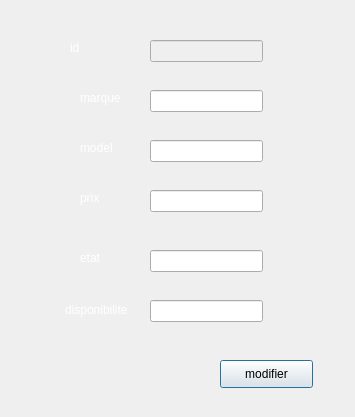
<?xml version="1.0" encoding="UTF-8"?>
<ui version="4.0">
 <class>modifier</class>
 <widget class="QDialog" name="modifier">
  <property name="geometry">
   <rect>
    <x>0</x>
    <y>0</y>
    <width>355</width>
    <height>417</height>
   </rect>
  </property>
  <property name="windowTitle">
   <string>Modifier Equipement</string>
  </property>
  <property name="windowIcon">
   <iconset>
    <normaloff>../../Desktop/New folder/favicon.ico</normaloff>../../Desktop/New folder/favicon.ico</iconset>
  </property>
  <property name="styleSheet">
   <string notr="true">border-image: url(:/images/newtab.png);</string>
  </property>
  <widget class="QLineEdit" name="prix2">
   <property name="geometry">
    <rect>
     <x>150</x>
     <y>190</y>
     <width>113</width>
     <height>22</height>
    </rect>
   </property>
   <property name="styleSheet">
    <string notr="true">border-image:rgb(255, 255, 255)</string>
   </property>
  </widget>
  <widget class="QLabel" name="label_4">
   <property name="geometry">
    <rect>
     <x>80</x>
     <y>250</y>
     <width>56</width>
     <height>16</height>
    </rect>
   </property>
   <property name="styleSheet">
    <string notr="true">border-image:rgb(255, 255, 255);
color:rgb(255, 255, 255)</string>
   </property>
   <property name="text">
    <string>etat</string>
   </property>
  </widget>
  <widget class="QPushButton" name="modifier1">
   <property name="geometry">
    <rect>
     <x>220</x>
     <y>360</y>
     <width>93</width>
     <height>28</height>
    </rect>
   </property>
   <property name="styleSheet">
    <string notr="true">border-image:url(:/images/modif.png)</string>
   </property>
   <property name="text">
    <string>modifier</string>
   </property>
  </widget>
  <widget class="QLineEdit" name="id_equipement2">
   <property name="enabled">
    <bool>false</bool>
   </property>
   <property name="geometry">
    <rect>
     <x>150</x>
     <y>40</y>
     <width>113</width>
     <height>22</height>
    </rect>
   </property>
   <property name="styleSheet">
    <string notr="true">border-image:rgb(255, 255, 255)</string>
   </property>
  </widget>
  <widget class="QLabel" name="label_6">
   <property name="geometry">
    <rect>
     <x>70</x>
     <y>40</y>
     <width>56</width>
     <height>16</height>
    </rect>
   </property>
   <property name="styleSheet">
    <string notr="true">border-image:rgb(255, 255, 255);
color:rgb(255, 255, 255)</string>
   </property>
   <property name="text">
    <string>id</string>
   </property>
  </widget>
  <widget class="QLabel" name="label">
   <property name="geometry">
    <rect>
     <x>80</x>
     <y>90</y>
     <width>56</width>
     <height>16</height>
    </rect>
   </property>
   <property name="styleSheet">
    <string notr="true">border-image:rgb(255, 255, 255);
color:rgb(255, 255, 255)</string>
   </property>
   <property name="text">
    <string>marque</string>
   </property>
  </widget>
  <widget class="QLineEdit" name="marque2">
   <property name="geometry">
    <rect>
     <x>150</x>
     <y>90</y>
     <width>113</width>
     <height>22</height>
    </rect>
   </property>
   <property name="styleSheet">
    <string notr="true">border-image:rgb(255, 255, 255)</string>
   </property>
  </widget>
  <widget class="QLabel" name="label_3">
   <property name="geometry">
    <rect>
     <x>80</x>
     <y>190</y>
     <width>56</width>
     <height>16</height>
    </rect>
   </property>
   <property name="styleSheet">
    <string notr="true">border-image:rgb(255, 255, 255);
color:rgb(255, 255, 255)</string>
   </property>
   <property name="text">
    <string>prix</string>
   </property>
  </widget>
  <widget class="QLineEdit" name="disponibilite2">
   <property name="geometry">
    <rect>
     <x>150</x>
     <y>300</y>
     <width>113</width>
     <height>22</height>
    </rect>
   </property>
   <property name="styleSheet">
    <string notr="true">border-image:rgb(255, 255, 255)</string>
   </property>
  </widget>
  <widget class="QLineEdit" name="model2">
   <property name="geometry">
    <rect>
     <x>150</x>
     <y>140</y>
     <width>113</width>
     <height>22</height>
    </rect>
   </property>
   <property name="styleSheet">
    <string notr="true">border-image:rgb(255, 255, 255)</string>
   </property>
  </widget>
  <widget class="QLabel" name="label_2">
   <property name="geometry">
    <rect>
     <x>80</x>
     <y>140</y>
     <width>56</width>
     <height>16</height>
    </rect>
   </property>
   <property name="styleSheet">
    <string notr="true">border-image:rgb(255, 255, 255);
color:rgb(255, 255, 255)</string>
   </property>
   <property name="text">
    <string>model</string>
   </property>
  </widget>
  <widget class="QLabel" name="label_5">
   <property name="geometry">
    <rect>
     <x>65</x>
     <y>300</y>
     <width>71</width>
     <height>20</height>
    </rect>
   </property>
   <property name="styleSheet">
    <string notr="true">border-image:rgb(255, 255, 255);
color:rgb(255, 255, 255)</string>
   </property>
   <property name="text">
    <string>disponibilite</string>
   </property>
  </widget>
  <widget class="QLineEdit" name="etat2">
   <property name="geometry">
    <rect>
     <x>150</x>
     <y>250</y>
     <width>113</width>
     <height>22</height>
    </rect>
   </property>
   <property name="styleSheet">
    <string notr="true">border-image:rgb(255, 255, 255)</string>
   </property>
  </widget>
 </widget>
 <resources/>
 <connections/>
</ui>
